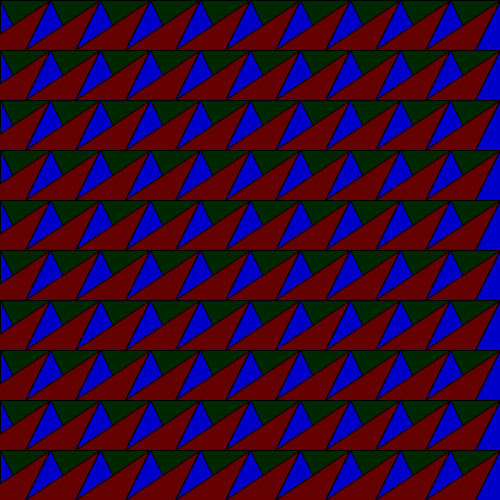
Frame 1 (no input)
Frame 60 (the mouse pressed at the canvas centre just before this capture): identical to frame 1, image omitted
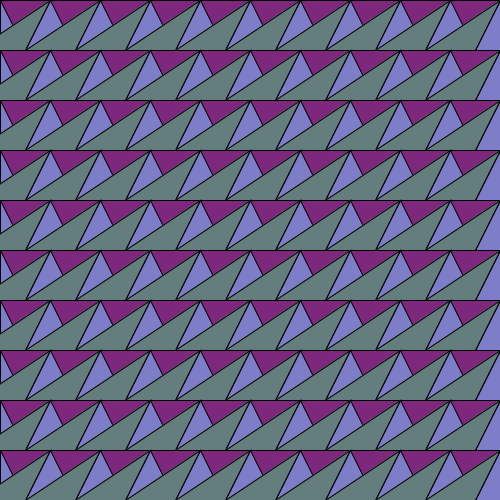
Frame 120 (the mouse held since frame 60 and released just before this capture)

The Processing sketch that drew these frames (run headless with seeded random() and noise(); from frame 60 on, the mouse is pressed at the canvas centre):

// Processing sketch: processing_26175
// ── processing_26175.pde

int x1 = 0;
int y1 = 0;
int x2 = 50;
int y2 = 0;
int x3 = 25;
int y3 = 50;

int x21 = -25;
int y21 = 50;
int x22 = 25;
int y22 = 50;
int x23 = 50;
int y23 = 0;

float color1 = random(255);
float color2 = random(255);

void setup(){
 size(500, 500);
 smooth();
}

void draw(){
 fill(mouseY/2, mouseX/2, 200);
rect(0, 0, width, height);
fill(mouseX/2, 40, mouseY/2);
for(int j = 0; j < 10; j++){
 for(int i = 0; i < 10; i++){
   triangle(x1+i*50, y1+j*50, x2+i*50, y2+j*50, x3+i*50, y3+j*50);
 } 
}

fill(100, mouseY/2, mouseX/2);
for(int j = 0; j < 10; j++){
 for(int i = 0; i < 10; i++){
   triangle(x21+i*50, y21+j*50, x22+i*50, y22+j*50, x23+i*50, y23+j*50);
 } 
}
}
